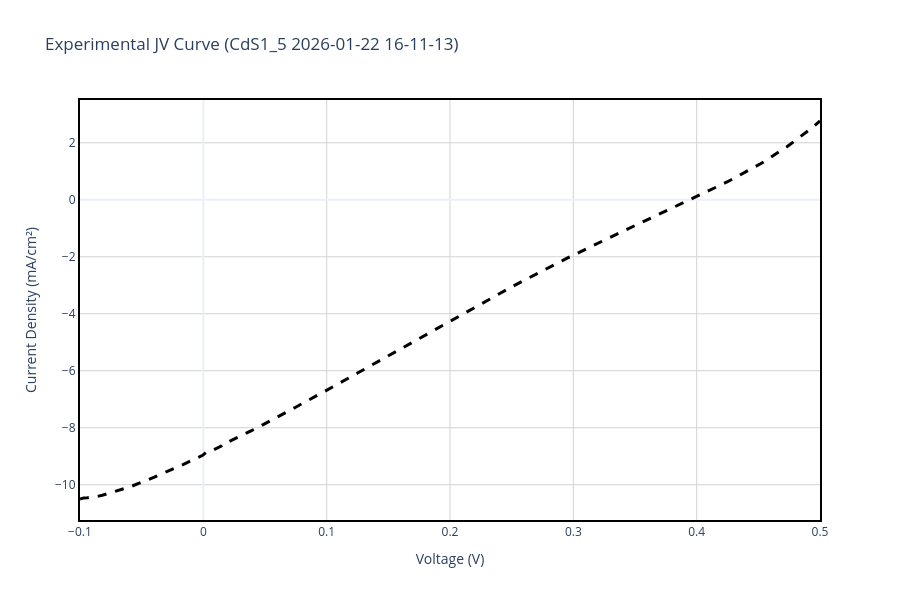

Notebook source saved alongside this figure:
### Markdown cell above
## Section 2: Experimental Data Reading and Visualization

### Background: The J-V Curve
The current density-voltage (J-V) curve is a fundamental characterization of photovoltaic devices. It shows how the current output of a solar cell varies with applied voltage under steady illumination. Key parameters extracted from the J-V curve include:

- **$V_{oc}$ (Open Circuit Voltage)**: Maximum voltage output when no current flows  
- **$J_{sc}$ (Short Circuit Current Density)**: Maximum current when voltage is zero  
- **$FF$ (Fill Factor)**: Ratio of maximum power to the product of $V_{oc}$ and $J_{sc}$  
- **$\eta$ (Power Conversion Efficiency)**: Percentage of incident solar power converted to electrical power

In this section, we read experimental I-V data from the solar simulator measurements and prepare it for comparison with simulations.

### Code cell
# -------------------------------------------------------------
# PLOT 1: READ EXPERIMENTAL DATA & CONVERT TO JV CURVE
# -------------------------------------------------------------

# File paths (Adjust these to match your actual file names in the folder)
exp_file = data_path("CdS1", "CdS1_IV Graph.xlsx")
results_file = data_path("CdS1", "CdS1_Results Table.xlsx")

# The specific measurement you want to plot (JV Graph)
col_name = "CdS1_5 2026-01-22 16-11-13"  # Adjust this to match the exact measurement name in your IV GRAPH excel

# 1. READ RESULTS TABLE TO CALCULATE EXACT ACTIVE AREA
try:
    results_df = pd.read_excel(results_file, engine='openpyxl')
    
    print(f"📊 Available measurements in Results Table:")
    for i, meas in enumerate(results_df['Measurement'].values):
        print(f"   {i}: {meas}")
    
    # Locate the specific measurement in the Results Table
    target_row = results_df[results_df['Measurement'] == col_name]
    
    if not target_row.empty:
        isc_a = target_row['Isc A'].values[0]
        jsc_ma = target_row['Jsc mA/cm2'].values[0]
        
        # Calculate Active Area: (Isc / Jsc) * 1000
        calculated_area = (isc_a / jsc_ma) * 1000
        print(f"\n✅ Target measurement '{col_name}' found in Results Table.")
        print(f"📐 Dynamically calculated Active Area: {calculated_area:.4f} cm²")
    else:
        print(f"\n⚠️ Measurement '{col_name}' NOT FOUND in Results Table!")
        print(f"   Please update 'col_name' variable to match one of the measurements above.")
        print(f"   Using fallback area: {ACTIVE_AREA_CM2} cm²")
        calculated_area = ACTIVE_AREA_CM2
except Exception as e:
    print(f"❌ Error reading Results Table: {type(e).__name__}: {e}")
    print(f"   Using fallback area: {ACTIVE_AREA_CM2} cm²")
    calculated_area = ACTIVE_AREA_CM2

# 2. READ IV GRAPH & CONVERT TO JV CURVE
exp_df_raw = pd.read_excel(exp_file, header=None)
col_idx = None
for i in range(len(exp_df_raw.columns)):
    if col_name in str(exp_df_raw.iloc[0, i]):
        col_idx = i
        break

if col_idx is None:
    raise ValueError(f"Column '{col_name}' not found in {exp_file}")

# Skip the 1st row (which contains the string headers 'Vmeas' and 'Imeas')
# Row 0: measurement label, Row 1: column type labels, Row 2+: data
v_exp_raw = pd.to_numeric(exp_df_raw.iloc[2:, col_idx], errors='coerce')
i_exp_raw = pd.to_numeric(exp_df_raw.iloc[2:, col_idx + 1], errors='coerce')

# Remove NaN values
valid_mask = pd.notna(v_exp_raw) & pd.notna(i_exp_raw)
v_exp = v_exp_raw[valid_mask].values
i_exp = i_exp_raw[valid_mask].values

# Convert Current (A) to Current Density (mA/cm2) using the dynamically calculated area
j_exp = (i_exp * 1000) / calculated_area

# Invert current if necessary (to match SCAPS typical output or 1st quadrant representation)
if INVERT_EXP_CURRENT:
    j_exp = -j_exp

# Create a clean DataFrame
exp_data = pd.DataFrame({'v(V)': v_exp, 'jtot(mA/cm2)': j_exp}).dropna()

# Apply correction factor to experimental current density from EQE    ------------------------------ correction factor HERE
exp_data['jtot(mA/cm2)'] = exp_data['jtot(mA/cm2)'] * 1.1099594257645

# 3. PLOT EXPERIMENTAL JV CURVE
fig1 = go.Figure()
fig1.add_trace(go.Scatter(
    x=exp_data['v(V)'], 
    y=exp_data['jtot(mA/cm2)'], 
    mode='lines', name='Experimental (Converted to J)', 
    line=dict(color='black', dash='dash', width=3)
))
fig1.update_xaxes(showline=True, linewidth=2, linecolor='black', mirror=True)
fig1.update_yaxes(showline=True, linewidth=2, linecolor='black', mirror=True)
fig1.update_layout(
    title=f"Experimental JV Curve ({col_name})",
    xaxis_title='Voltage (V)',
    yaxis_title='Current Density (mA/cm²)',
    template='plotly_white', width=900, height=600,
    plot_bgcolor='white',
    xaxis=dict(showgrid=True, gridwidth=1, gridcolor='lightgray'),
    yaxis=dict(showgrid=True, gridwidth=1, gridcolor='lightgray')
)
fig1.show()
fig1.write_image(os.path.join(plots_dir, 'Experimental_JV.png'), width=900, height=600)
print(f"✅ Saved Plot 1 to {plots_dir}/Experimental_JV.png")

print(f"📈 Maximum Current Density: {max(exp_data['jtot(mA/cm2)']):.2f} mA/cm²")

### Figure 1 — Plotly figure (JSON) as saved in the notebook; plotly's stock layout.template omitted (floating-point values rounded to 4 significant figures; data arrays with more than 128 entries replaced by an {"elided": "..."} marker saying what was removed)
{"data": [{"line": {"color": "black", "dash": "dash", "width": 3}, "mode": "lines", "name": "Experimental (Converted to J)", "type": "scatter", "x": {"elided": "200 float values"}, "y": {"elided": "200 float values"}}], "layout": {"height": 600, "plot_bgcolor": "white", "title": {"text": "Experimental JV Curve (CdS1_5 2026-01-22 16-11-13)"}, "width": 900, "xaxis": {"gridcolor": "lightgray", "gridwidth": 1, "linecolor": "black", "linewidth": 2, "mirror": true, "showgrid": true, "showline": true, "title": {"text": "Voltage (V)"}}, "yaxis": {"gridcolor": "lightgray", "gridwidth": 1, "linecolor": "black", "linewidth": 2, "mirror": true, "showgrid": true, "showline": true, "title": {"text": "Current Density (mA/cm²)"}}}}
